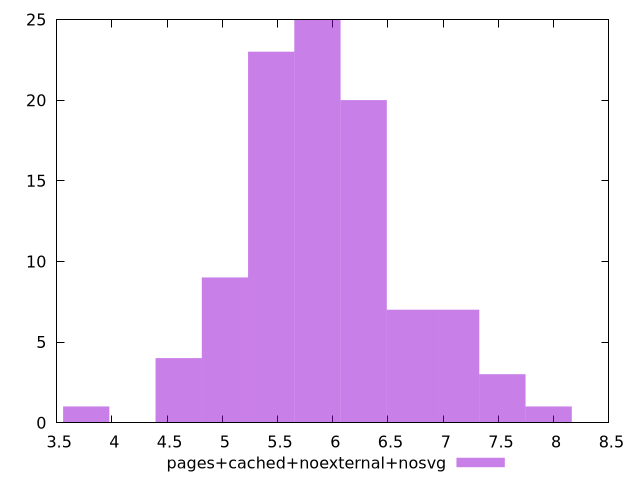

Reproduce this figure in gnuplot.
$_pagesCachedNoexternalNosvg <<EOF
6.279993200569725 20
5.442660773827096 23
5.86132698719841 25
4.605328347084465 4
5.0239945604557805 9
7.535991840683671 3
7.117325627312356 7
6.698659413941041 7
3.7679959203418356 1
7.954658054054986 1
EOF
set key outside below
set terminal pngcairo
set output "report_00006_2020-11-02T20-21-41.718Z/network-server-latency/pages+cached+noexternal+nosvg//raw_hist.png"
set yrange [0:25]
set boxwidth 0.41866621337131504
set style fill transparent solid 0.5 noborder
plot $_pagesCachedNoexternalNosvg title "pages+cached+noexternal+nosvg" with boxes ,
